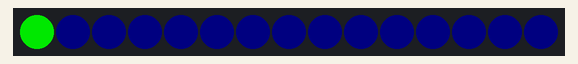
Simulated run of this program. Board: Raspberry Pi Pico running MicroPython. Shown: 15 RGB LEDs in strip order, left to right. Dim RGB values are drawn brighter than linear.

Above: at 1.6 s.
At 4.4 s:
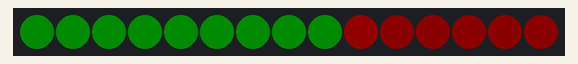
At 7.7 s:
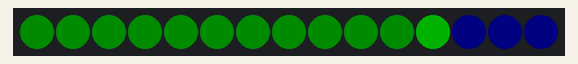
At 11.6 s:
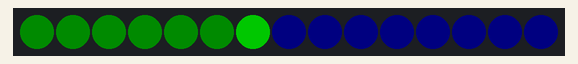
At 20.0 s:
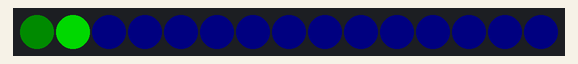
At 36.5 s:
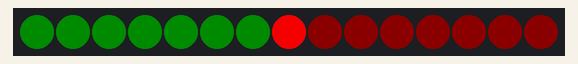

Measured:
- what the display in image 0 shows lasts 0.7 s, from 1.5 s to 2.2 s

The program:

Day10c.py
```python
'''
Green red bounce on blue
'''

from machine import Pin, ADC
import time
from neopixel import NeoPixel

# Set up the slider on ADC pin 28
potentiometer = ADC(Pin(28))

# LED details
num_leds = 15
GPIO_number = 2

# Define the LED pin number and number of LEDs
strand = NeoPixel(Pin(GPIO_number), num_leds)

# Define colour
setting = 0, 0, 50

# set all LEDs on strand to low intensity blue
strand.fill((0,0,5))
strand.write()
time.sleep(1)

sleep = 0.1

while True:
    strand.fill((0,0,5))
    strand.write()
    time.sleep(0.5)
    for led in range(num_leds):
        for i in range (255, 10, -1):
            strand[led] = (0, i, 0)
            strand.write()

    for led in reversed(range(num_leds)):
        for i in range (255, 10, -1):
            strand[led] = (i, 0, 0)
            strand.write()
```
